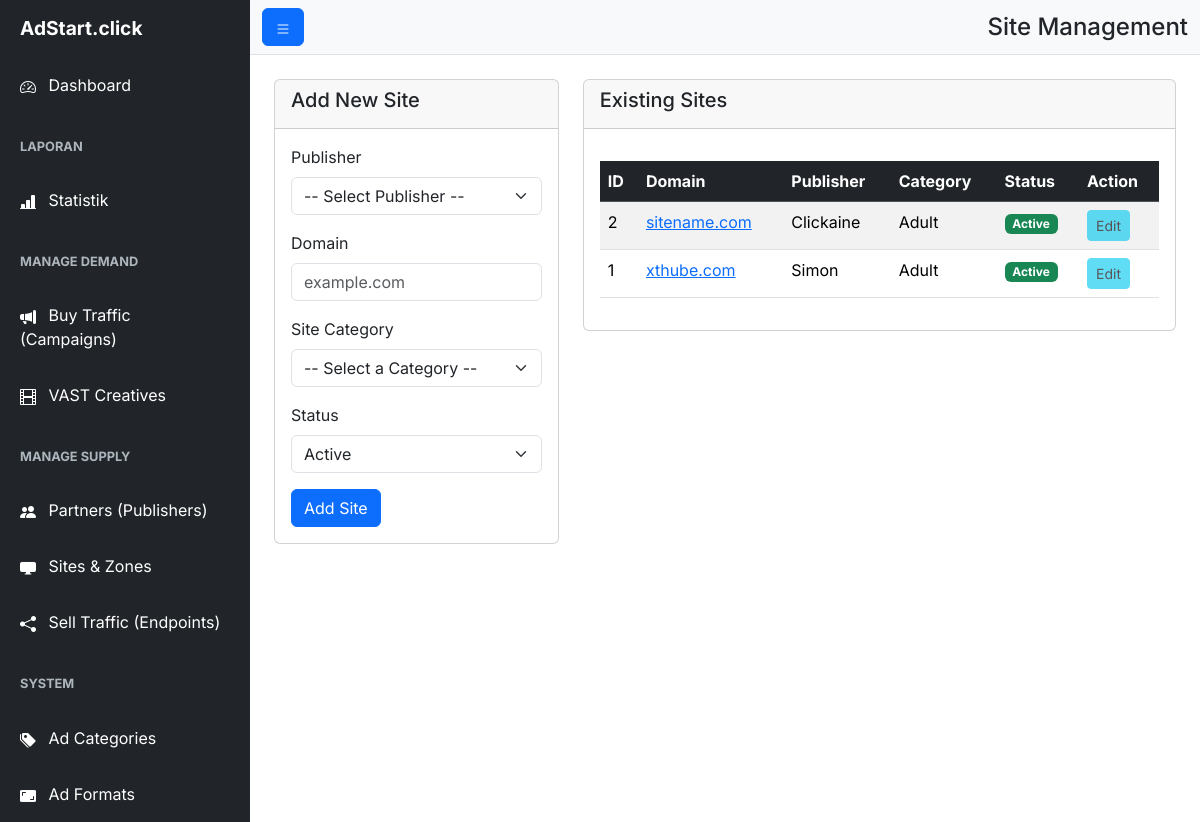
/admin/sites.php, run on the app's committed database.
### tables this page shows
CREATE TABLE `sites` (
  `id` int(11) NOT NULL,
  `publisher_id` int(11) NOT NULL,
  `domain` varchar(255) NOT NULL,
  `category_id` int(11) NOT NULL,
  `status` enum('active','pending','rejected') NOT NULL DEFAULT 'pending'
);

CREATE TABLE `publishers` (
  `id` int(11) NOT NULL,
  `name` varchar(255) NOT NULL,
  `email` varchar(255) NOT NULL,
  `revenue_share` decimal(5,2) NOT NULL DEFAULT 70.00 COMMENT 'Persentase bagi hasil untuk publisher',
  `created_at` timestamp NOT NULL DEFAULT current_timestamp()
);

CREATE TABLE `ad_categories` (
  `id` int(11) NOT NULL,
  `name` varchar(100) NOT NULL
);

### admin/sites.php (the view, shortened to what this page needs)
<?php
require_once 'db.php';
$sites_query = "
    SELECT s.*, p.name as publisher_name, cat.name as category_name
    FROM sites s
    JOIN publishers p ON s.publisher_id = p.id
    LEFT JOIN ad_categories cat ON s.category_id = cat.id
    ORDER BY s.id DESC
";
$sites = $pdo->query($sites_query)->fetchAll();
include 'includes/header.php';
?>
<div class="row">
    <div class="col-lg-4">
        <div class="card">
            <div class="card-header"><h5 class="card-title">Add New Site</h5></div>
            <div class="card-body">
                <form method="POST" action="sites.php">
                    <div class="mb-3">
                        <label for="publisher_id" class="form-label">Publisher</label>
                        <select class="form-select" id="publisher_id" name="publisher_id" required>
                            <option value="">-- Select Publisher --</option>
                        </select>
                    </div>
                    <div class="mb-3">
                        <label for="domain" class="form-label">Domain</label>
                        <input type="text" class="form-control" id="domain" name="domain" placeholder="example.com" required>
                    </div>
                    <div class="mb-3">
                        <label for="category_id" class="form-label">Site Category</label>
                        <select class="form-select" name="category_id" id="category_id" required>
                            <option value="" disabled selected>-- Select a Category --</option>
                        </select>
                    </div>
                    <div class="mb-3">
                        <label for="status" class="form-label">Status</label>
                        <select class="form-select" name="status" id="status" required>
                            <option value="active">Active</option>
                        </select>
                    </div>
                    <button type="submit" name="create_site" class="btn btn-primary">Add Site</button>
                </form>
            </div>
        </div>
    </div>
    <div class="col-lg-8">
        <div class="card">
            <div class="card-header"><h5 class="card-title">Existing Sites</h5></div>
            <div class="card-body">
                 <div class="table-responsive">
                    <table class="table table-striped table-hover">
                        <thead class="table-dark">
                            <tr>
                                <th>ID</th>
                                <th>Domain</th>
                                <th>Publisher</th>
                                <th>Category</th> <th>Status</th>
                                <th>Action</th>
                            </tr>
                        </thead>
                        <tbody>
                            <?php
                            $status_badges = [
                                'active' => 'bg-success',
                                'pending' => 'bg-warning text-dark',
                                'rejected' => 'bg-danger',
                            ];
                            ?>
                            <?php foreach ($sites as $site): ?>
                            <tr>
                                <td><?php echo $site['id']; ?></td>
                                <td><a href="http://<?php echo htmlspecialchars($site['domain']); ?>" target="_blank"><?php echo htmlspecialchars($site['domain']); ?></a></td>
                                <td><?php echo htmlspecialchars($site['publisher_name']); ?></td>
                                <td><?php echo htmlspecialchars($site['category_name'] ?? 'N/A'); ?></td>
                                <td>
                                    <span class="badge <?php echo $status_badges[$site['status']]; ?>">
                                        <?php echo ucfirst($site['status']); ?>
                                    </span>
                                </td>
                                <td>
                                    <a href="#" class="btn btn-sm btn-info disabled" title="Coming Soon">Edit</a>
                                </td>
                            </tr>
                            <?php endforeach; ?>
                        </tbody>
                    </table>
                </div>
            </div>
        </div>
    </div>
</div>
<?php include 'includes/footer.php'; ?>

### admin/assets/css/style.css (style rules this page uses)
body { font-family: 'Inter', sans-serif; overflow-x: hidden; }
.card-header { font-weight: 600; }
.table-responsive { margin-top: 1rem; }

### data on the page
sites: id "2", domain "sitename.com", publisher.name "Clickaine", ad_categories.name "Adult", status "Active"
sites: id "1", domain "xthube.com", publisher.name "Simon", ad_categories.name "Adult", status "Active"

### other printed values
$page_title "Site Management"
